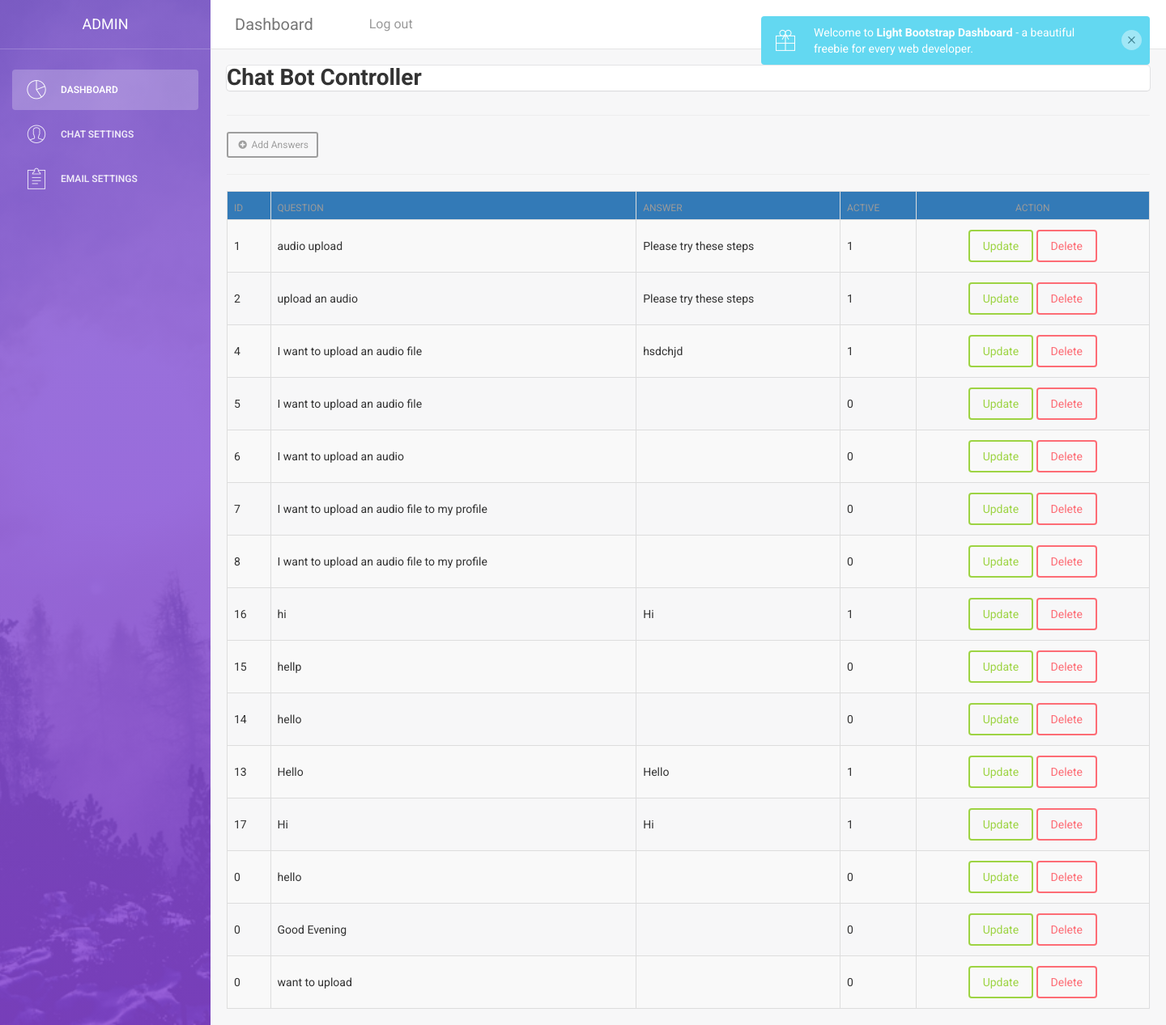
The app's page /OnlineFileStore/chatBack.php (signed in) with its own data.
### tables this page shows
CREATE TABLE `question` (
  `id` int(255) NOT NULL,
  `question` longtext NOT NULL,
  `answer` longtext,
  `active` tinyint(1) NOT NULL
);

### OnlineFileStore/dbConnection.php (called while the page is built, shortened)
<?php
require_once('./dbFunction.php');
class dbConnection{
        public function db_connect()
        {
            $this->connection = mysqli_connect('localhost','root','','filemanagement');
        }
}

### OnlineFileStore/dbFunction.php (called while the page is built, shortened)
<?php
require_once('./dbConnection.php');
$conn = new dbConnection();
class dbFunction extends dbConnection{
    public function getAllData(){
        global $conn;
        $sql = "Select * from question";
        $result = mysqli_query($conn->connection, $sql);
        return $result;
    }
}

### OnlineFileStore/chatBack.php (the view, shortened to what this page needs)
<?php
 require_once('./dbConnection.php');
    $conn = new dbFunction();
    $result=$conn->getAllData();
?>
<!doctype html>
<html lang="en">
<head>
    <link href="assets/css/bootstrap.min.css" rel="stylesheet" />
    <link href="assets/css/animate.min.css" rel="stylesheet"/>
    <link href="assets/css/light-bootstrap-dashboard.css?v=1.4.0" rel="stylesheet"/>
    <link href="assets/css/demo.css" rel="stylesheet" />
    <link href="http://maxcdn.bootstrapcdn.com/font-awesome/4.2.0/css/font-awesome.min.css" rel="stylesheet">
    <link href="assets/css/pe-icon-7-stroke.css" rel="stylesheet" />
</head>
<body>
<div class="wrapper">
    <div class="sidebar" data-color="purple" data-image="assets/img/sidebar-5.jpg">
    	<div class="sidebar-wrapper">
            <div class="logo">
                <a href="http://www.creative-tim.com" class="simple-text">
                    Admin
                </a>
            </div>
            <ul class="nav">
                <li class="active">
                    <a href="adminPanel.php">
                        <i class="pe-7s-graph"></i>
                        <p>Dashboard</p>
                    </a>
                </li>
                <li>
                    <a href="chatBack.php">
                        <i class="pe-7s-user"></i>
                        <p>Chat Settings</p>
                    </a>
                </li>
                <li>
                    <a href="table.html">
                        <i class="pe-7s-note2"></i>
                        <p>Email Settings</p>
                    </a>
                </li>
            </ul>
    	</div>
    </div>
    <div class="main-panel">
        <nav class="navbar navbar-default navbar-fixed">
            <div class="container-fluid">
                <div class="navbar-header">
                    <a class="navbar-brand" href="adminPanel.php">Dashboard</a>
                </div>
                <div class="collapse navbar-collapse">
                    <ul class="nav navbar-nav navbar-left">
                        <li>
                            <a href="adminPanel.php" class="dropdown-toggle" data-toggle="dropdown">
                            </a>
                        </li>
                        <li>
                            <a href="adminPanel.php?q=logout">
                                <p>Log out</p>
                            </a>
                        </li>
                    </ul>
                </div>
            </div>
        </nav>
       <div class="container">
		<div class="card">
                    <div class="card-header"><h3><strong>Chat Bot Controller</strong></h3> </div>
		</div>
		<hr>
                <div class="card-header"><a href="chatAdd.php" class="float-right btn btn-dark btn-sm"><i class="fa fa-fw fa-plus-circle"></i> Add Answers</a></div>
                                        <hr>
		<div>
		<div>
			<table class="table table-striped table-bordered">
				<thead>
					<tr class="bg-primary text-white">
                                                                                                                    <th>Id</th>
						<th>Question</th>
						<th>Answer</th>
                                                                                                                    <th>Active</th>
						<th class="text-center">Action</th>
					</tr>
				</thead>
				<tbody>
					<?php while($row = mysqli_fetch_assoc($result))
                                        {
                                         ?>
					<tr>
                                                                                                                    <td contenteditable="true"><?php echo $row['id'] ?></td>
						<td contenteditable="true"><?php echo $row['question'] ?></td>
						<td contenteditable="true"><?php echo $row['answer'] ?></td>
                                                                                                                    <td contenteditable="true"><?php echo $row['active'] ?></td>
						<td align="center">
                                                    <a href="chatEdit.php?id=<?php echo $row["id"]; ?>" class="btn btn-success">Update</a>
                                                    <a href="chatController.php?del=<?php echo $row["id"]; ?>" class="btn btn-danger">Delete</a>
						</td>
					</tr>
                                        <?php } ?>
				</tbody>
			</table>
		</div>
</body>
</html>

### records on screen
question: id "1", question "audio upload", answer "Please try these steps", active "1"
question: id "2", question "upload an audio", answer "Please try these steps", active "1"
question: id "4", question "I want to upload an audio file", answer "hsdchjd", active "1"
question: id "5", question "I want to upload an audio file", active "0"
question: id "6", question "I want to upload an audio", active "0"
question: id "7", question "I want to upload an audio file to my profile", active "0"
question: id "8", question "I want to upload an audio file to my profile", active "0"
question: id "16", question "hi", answer "Hi", active "1"
question: id "15", question "hellp", active "0"
question: id "14", question "hello", active "0"
question: id "13", question "Hello", answer "Hello", active "1"
question: id "17", question "Hi", answer "Hi", active "1"
question: id "0", question "hello", active "0"
question: id "0", question "Good Evening", active "0"
question: id "0", question "want to upload", active "0"
